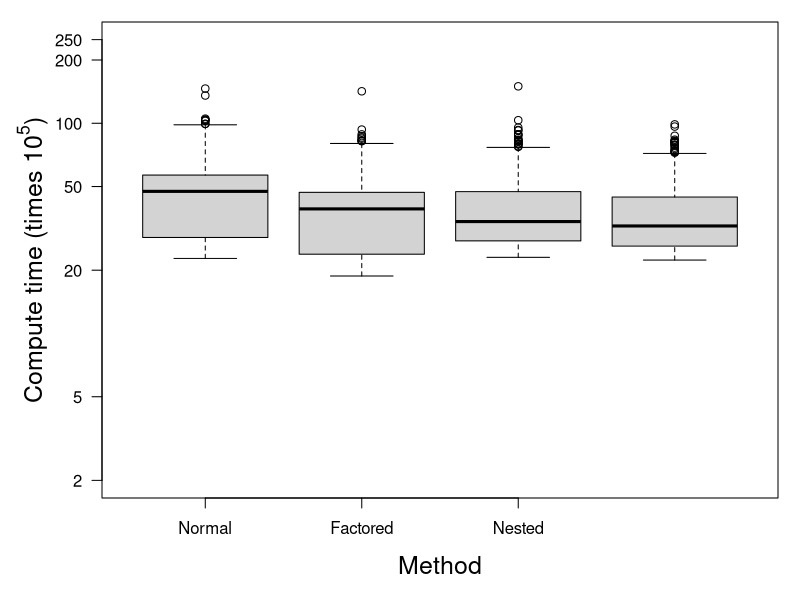

Reproduce this figure in R.
files <- T
if(!"microbenchmark"%in%row.names(installed.packages()))install.packages("microbenchmark")
require(microbenchmark)

f1 <- function(x) x^5 - 15*x^4 + 85*x^3 - 225*x^2 + 274*x -120

f2 <- function(x) (x - 1)*(x - 2)*(x - 3)*(x - 4)*(x - 5)

f3 <- function(x) -120 + x*(274 + x*(-225 + x*(85 + x*(-15 + x))))


x <- runif(1000)

## checking run time
start.time <- Sys.time()
a <- sapply(x, f1)
end.time <- Sys.time()
time.taken <- end.time - start.time
time.taken

start.time <- Sys.time()
a <- sapply(x, f2)
end.time <- Sys.time()
time.taken <- end.time - start.time
time.taken

start.time <- Sys.time()
a <- sapply(x, f3)
end.time <- Sys.time()
time.taken <- end.time - start.time
time.taken


## more sophisticated package
(times1 <- microbenchmark( sapply(x, f1), sapply(x, f2), times=1e3))

(times2 <- microbenchmark( sapply(x, f1), sapply(x, f3), times=1e3))

# wait for it 
dat <- rbind(times1, times2)
dat$time2 <- dat$time/1e5

if(files)pdf("polynomial_evaluation_plot.pdf", height=5, width=5)
par(mar=c(5.1, 5.1, 1.1, 1.1))


plot(dat[, c("expr", "time2")], ylim=c(2, 250), log='y', axes=F, xlab="", ylab="", main="")
mtext("Method", 1, line=3, cex=1.5)
mtext(expression(paste("Compute time (times ", 10^5 , ")")), 2, line=2.5, cex=1.5)
axis(1, 1:3, c("Normal", "Factored", "Nested"), cex=1.5)
axis(2, c(2, 5, 20, 50, 100, 200, 250), las=1)
box()
if(files)dev.off()